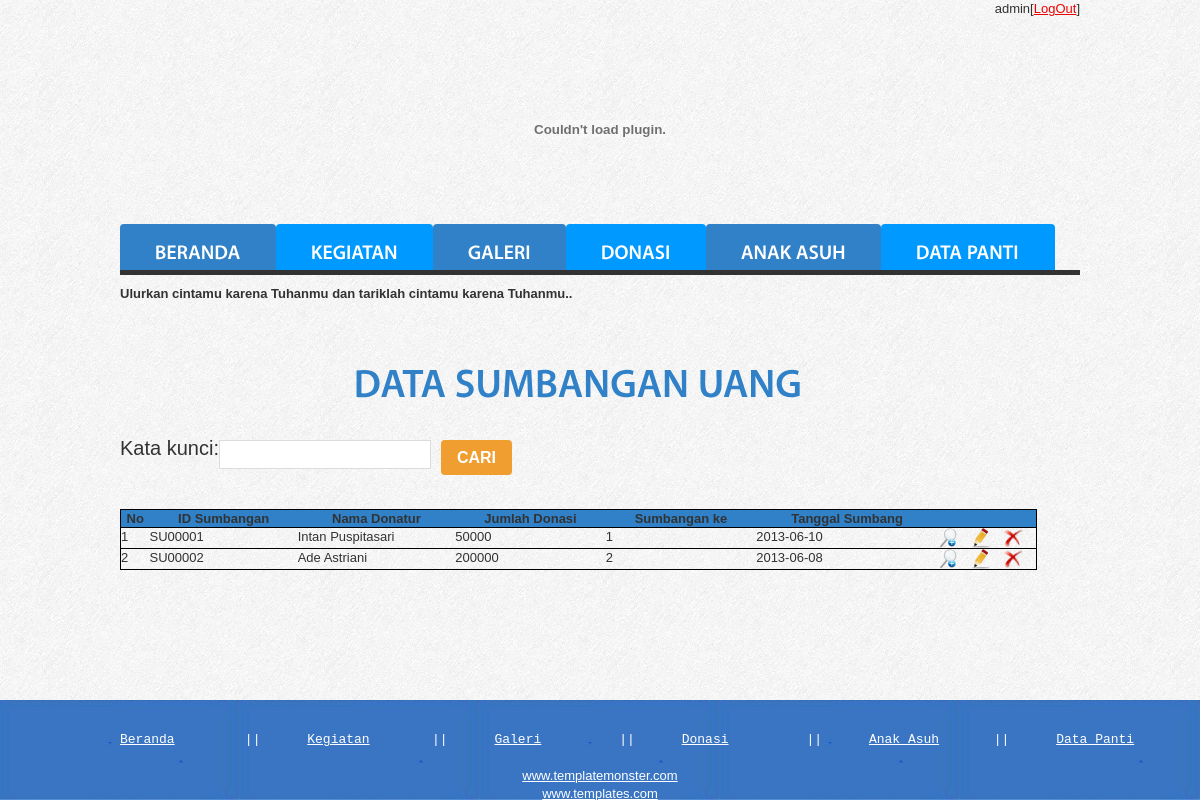
/index-admin.php?menu=donasi_uang (signed in), run on the app's committed database.
### tables this page shows
CREATE TABLE IF NOT EXISTS `sumbangan_uang` (
  `id_sumbanguang` char(7) NOT NULL,
  `id_admin` char(7) NOT NULL,
  `jumlah_donasi` int(11) DEFAULT NULL,
  `donasi_ke` int(11) DEFAULT NULL,
  `tgl_donasi` date DEFAULT NULL,
  `nama_donatur` varchar(50) DEFAULT NULL,
  `jk_donatur` tinyint(1) DEFAULT NULL,
  `alamat_donatur` text,
  `email_donatur` varchar(100) DEFAULT NULL,
  `telepon_donatur` char(12) DEFAULT NULL,
  `pekerjaan_donatur` varchar(50) DEFAULT NULL,
  PRIMARY KEY (`id_sumbanguang`),
  KEY `fk_mengatur1` (`id_admin`)
);

### lihat-donasi-uang.php (the view, shortened to what this page needs)
<HTML>
<BODY>
<h2 align="center">Data Sumbangan Uang</h2>
<table>
<form action="" method="post">
<tr>
<td style="font-size:20px;">Kata kunci</td><td style="font-size:20px;">:</td><td><input type="text" name="txtkey" class="input"></td>
<td><input type="submit" value="Cari" name="btncari" class="button"></td>
</tr>
</form>
</table>
<?php if(!isset($_POST['btncari'])){?><br><br>
<TABLE width="100%" class="data">
	<tr class="kolom">
	<th>No</th>
	<th>ID Sumbangan</th>
	<th>Nama Donatur</th><th>Jumlah Donasi</th>
	<th>Sumbangan ke</th>
	<th>Tanggal Sumbang</th>
	<th colspan="3"></th>
	</tr>
<?php
	$querysumbanguang=mysql_query("select * from sumbangan_uang");
	$no=0;
	$c=1;
	while($tampil =mysql_fetch_array($querysumbanguang))
	{$no++;
	if($c % 2 == 0){
?>
<tr bgcolor="#0099FF" >
	<td class="kolom"><? echo $no;?></td>
	<td class="kolom"><?php echo $tampil['id_sumbanguang']." ";?></td>
	<td class="kolom"><?php echo $tampil['nama_donatur']." ";?></td>
	<!--<td><?php ?></td>
	<td><?php ?></td>
	<td><?php ?></td>
	<td><?php ?></td>
	<td><?php ?></td>-->
	<td class="kolom"><?php echo $tampil['jumlah_donasi']." ";?></td>
	<td class="kolom"><?php echo $tampil['donasi_ke']." ";?></td>
	<td class="kolom"><?php echo $tampil['tgl_donasi']." ";?></td>
	<td class="kolom"><a href="index-admin.php?menu=<?php echo"detail-uang";?>&id_sumbanguang=<?php echo $tampil['id_sumbanguang']?>"><img src="images/detail.png"></a></td>
	<td class="kolom"><a href="index-admin.php?menu=<?php echo"edit-uang";?>&id_sumbanguang=<?php echo $tampil['id_sumbanguang']?>"><img src="images/edit.png"></a></td>
	<td class="kolom"><a href="index-admin.php?menu=<?php echo"delete-uang";?>&id_sumbanguang=<?php echo $tampil['id_sumbanguang']?>"><img src="images/delete.png"></a></td>
	</tr><?php }
	else{?>
	<tr>
	<td><? echo $no;?></td>
	<td><?php echo $tampil['id_sumbanguang']." ";?></td>
	<td><?php echo $tampil['nama_donatur']." ";?></td>
	<td><?php echo $tampil['jumlah_donasi']." ";?></td>
	<td><?php echo $tampil['donasi_ke']." ";?></td>
	<td><?php echo $tampil['tgl_donasi']." ";?></td>
	<td><a href="index-admin.php?menu=<?php echo"detail-uang";?>&id_sumbanguang=<?php echo $tampil['id_sumbanguang']?>"><img src="images/detail.png"></a></td>
	<td><a href="index-admin.php?menu=<?php echo"edit-uang";?>&id_sumbanguang=<?php echo $tampil['id_sumbanguang']?>"><img src="images/edit.png"></a></td>
	<td><a href="index-admin.php?menu=<?php echo"delete-uang";?>&id_sumbanguang=<?php echo $tampil['id_sumbanguang']?>"><img src="images/delete.png"></a></td>
	</tr>
	<?php
	}
	}
	?>
</TABLE>
<?php } else
		{ $key=$_POST['txtkey'];
			$sumbanguang=mysql_query("select * from sumbangan_uang where nama_donatur LIKE '%$key%' or jk_donatur LIKE '%$key%' or alamat_donatur LIKE '%$key%' or telepon_donatur LIKE '%$key%' or email_donatur LIKE '%$key%' or pekerjaan_donatur LIKE '%$key%' or jumlah_donasi LIKE '%$key%' or donasi_ke LIKE '%$key%' or tgl_donasi LIKE '%$key%'");
			if(mysql_num_rows($sumbanguang)>0){?>
<TABLE border="2" width="100%">
	<tr class="kolom">
	<th>No</th>
	<th>ID Sumbangan</th>
	<th>Nama Donatur</th><th>Jumlah Donasi</th>
	<th>Sumbangan ke</th>
	<th>Tanggal Sumbang</th>
	<th colspan="3"></th>
	</tr>
<?php
	$no=0;
	$c=1;
	while($tampil =mysql_fetch_array($sumbanguang))
	{$no++;
	if($c % 2 == 0){
?>
	<tr bgcolor="#33CCFF">
	<td class="kolom"><? echo $no;?></td>
	<td class="kolom"><?php echo $tampil['id_sumbanguang']." ";?></td>
	<td class="kolom"><?php echo $tampil['nama_donatur']." ";?></td>
	<!--<td><?php ?></td>
	<td><?php ?></td>
	<td><?php ?></td>
	<td><?php ?></td>
	<td><?php ?></td>-->
	<td class="kolom"><?php echo $tampil['jumlah_donasi']." ";?></td>
	<td class="kolom"><?php echo $tampil['donasi_ke']." ";?></td>
	<td class="kolom"><?php echo $tampil['tgl_donasi']." ";?></td>
	<td class="kolom"><a href="index-admin.php?menu=<?php echo"detail-uang";?>&id_sumbanguang=<?php echo $tampil['id_sumbanguang']?>"><img src="images/detail.png"></a></td>
	<td class="kolom"><a href="index-admin.php?menu=<?php echo"edit-uang";?>&id_sumbanguang=<?php echo $tampil['id_sumbanguang']?>"><img src="images/edit.png"></a></td>
	<td class="kolom"><a href="index-admin.php?menu=<?php echo"delete-uang";?>&id_sumbanguang=<?php echo $tampil['id_sumbanguang']?>"><img src="images/delete.png"></a></td>
	</tr><?php }
	else{?>
	<tr>
	<td><? echo $no;?></td>
	<td><?php echo $tampil['id_sumbanguang']." ";?></td>
	<td><?php echo $tampil['nama_donatur']." ";?></td>
	<!--<td><?php ?></td>
	<td><?php ?></td>
	<td><?php ?></td>
	<td><?php ?></td>
	<td><?php ?></td>-->
	<td><?php echo $tampil['jumlah_donasi']." ";?></td>
	<td><?php echo $tampil['donasi_ke']." ";?></td>
	<td><?php echo $tampil['tgl_donasi']." ";?></td>
	<td><a href="index-admin.php?menu=<?php echo"detail-uang";?>&id_sumbanguang=<?php echo $tampil['id_sumbanguang']?>"><img src="images/detail.png"></a></td>
	<td><a href="index-admin.php?menu=<?php echo"edit-uang";?>&id_sumbanguang=<?php echo $tampil['id_sumbanguang']?>"><img src="images/edit.png"></a></td>
	<td><a href="index-admin.php?menu=<?php echo"delete-uang";?>&id_sumbanguang=<?php echo $tampil['id_sumbanguang']?>"><img src="images/delete.png"></a></td>
	</tr>
	<?php
	}
	}
	?>
</TABLE>
<?} else{echo "Data Donasi Uang dengan Kata kunci <strong>'$key'</strong> tidak tersedia";} }?>
</BODY>
</HTML>

### css/style2.css (style rules this page uses)
body { background:url(../images/bg.jpg) top center repeat;border:0;font:13px Arial, Helvetica, sans-serif;color:#323232;line-height:17px }
body, html { height:100% }
a { color:#ec0404;text-decoration:underline;outline:none }
h2 { font-size:40px;text-transform:uppercase;font-weight:600;color:#3081c8;line-height:45px;padding:2px 0 33px 0 }
#content .input { float:left;margin-right:10px;width:200px;height:17px;border:1px solid #dcdcdc;background:#fff;padding:5px;margin-bottom:6px;color:#323232;font:13px Arial, Helvetica, sans-serif }
.data tr, td { border-collapse:collapse; border:1px solid black; }
.kolom { fcolor:#fff;background:#3081c8; }
.button { display:inline-block;font-size:16px;color:#fff;background:#f09e2f;line-height:35px;padding:0 16px;border-radius:4px;-moz-border-radius:4px;-webkit-border-radius:4px;behavior:url(js/PIE.htc);position:relative;font-weight:600;text-decoration:none;text-transform:uppercase }

### data on the page
sumbangan_uang: id_sumbanguang "SU00001", nama_donatur "Intan Puspitasari", jumlah_donasi "50000", donasi_ke "1", tgl_donasi "2013-06-10"
sumbangan_uang: id_sumbanguang "SU00002", nama_donatur "Ade Astriani", jumlah_donasi "200000", donasi_ke "2", tgl_donasi "2013-06-08"

### other printed values
$_SESSION['nama_admin'] "admin"
